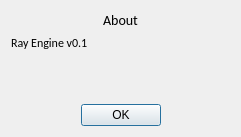
<?xml version="1.0" encoding="UTF-8"?>
<ui version="4.0">
 <class>DialogAbout</class>
 <widget class="QDialog" name="DialogAbout">
  <property name="enabled">
   <bool>true</bool>
  </property>
  <property name="geometry">
   <rect>
    <x>0</x>
    <y>0</y>
    <width>241</width>
    <height>137</height>
   </rect>
  </property>
  <property name="sizePolicy">
   <sizepolicy hsizetype="Maximum" vsizetype="Maximum">
    <horstretch>0</horstretch>
    <verstretch>0</verstretch>
   </sizepolicy>
  </property>
  <property name="windowTitle">
   <string>About</string>
  </property>
  <property name="styleSheet">
   <string notr="true">
#Label {
font: normal 12px Calibri;
}

#TitleLabel {
font: normal 14px Calibri;
min-height:16px;
}
</string>
  </property>
  <layout class="QVBoxLayout" name="verticalLayout">
   <item>
    <widget class="QLabel" name="TitleLabel">
     <property name="enabled">
      <bool>true</bool>
     </property>
     <property name="minimumSize">
      <size>
       <width>0</width>
       <height>16</height>
      </size>
     </property>
     <property name="frameShape">
      <enum>QFrame::NoFrame</enum>
     </property>
     <property name="frameShadow">
      <enum>QFrame::Plain</enum>
     </property>
     <property name="text">
      <string>About</string>
     </property>
     <property name="alignment">
      <set>Qt::AlignCenter</set>
     </property>
    </widget>
   </item>
   <item>
    <widget class="QLabel" name="Label">
     <property name="text">
      <string>Ray Engine v0.1</string>
     </property>
    </widget>
   </item>
   <item>
    <spacer name="verticalSpacer">
     <property name="orientation">
      <enum>Qt::Vertical</enum>
     </property>
     <property name="sizeHint" stdset="0">
      <size>
       <width>20</width>
       <height>40</height>
      </size>
     </property>
    </spacer>
   </item>
   <item>
    <widget class="QDialogButtonBox" name="buttonBox">
     <property name="enabled">
      <bool>true</bool>
     </property>
     <property name="sizePolicy">
      <sizepolicy hsizetype="Minimum" vsizetype="Fixed">
       <horstretch>0</horstretch>
       <verstretch>0</verstretch>
      </sizepolicy>
     </property>
     <property name="cursor">
      <cursorShape>PointingHandCursor</cursorShape>
     </property>
     <property name="orientation">
      <enum>Qt::Horizontal</enum>
     </property>
     <property name="standardButtons">
      <set>QDialogButtonBox::Ok</set>
     </property>
     <property name="centerButtons">
      <bool>true</bool>
     </property>
    </widget>
   </item>
  </layout>
 </widget>
 <resources>
  <include location="CRayQt.qrc"/>
 </resources>
 <connections/>
</ui>
